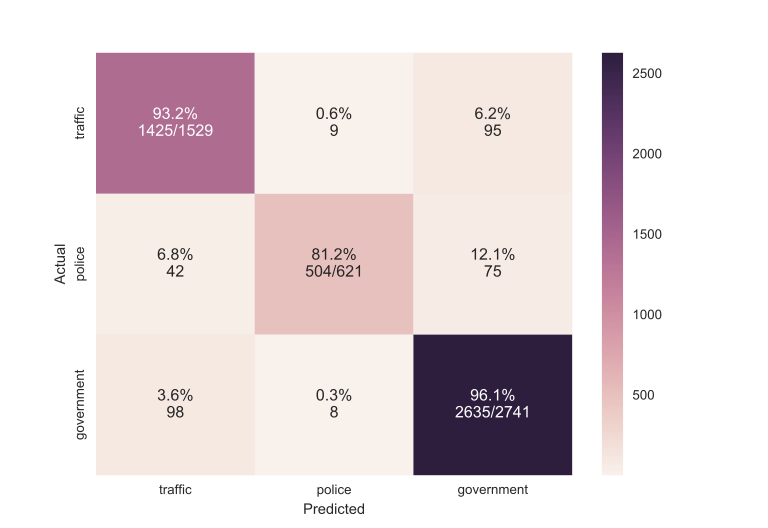

Write Python code to recreate this figure.
import numpy as np
import pandas as pd
import matplotlib.pyplot as plt
import seaborn as sns
from sklearn.metrics import confusion_matrix

def cm_analysis(y_true, y_pred, filename, labels, ymap=None, figsize=(10,10)):
    """
    Generate matrix plot of confusion matrix with pretty annotations.
    The plot image is saved to disk.
    args: 
      y_true:    true label of the data, with shape (nsamples,)
      y_pred:    prediction of the data, with shape (nsamples,)
      filename:  filename of figure file to save
      labels:    string array, name the order of class labels in the confusion matrix.
                 use `clf.classes_` if using scikit-learn models.
                 with shape (nclass,).
      ymap:      dict: any -> string, length == nclass.
                 if not None, map the labels & ys to more understandable strings.
                 Caution: original y_true, y_pred and labels must align.
      figsize:   the size of the figure plotted.
    """
    if ymap != None:
        y_pred = [ymap[yi] for yi in y_pred]
        y_true = [ymap[yi] for yi in y_true]
        labels = [ymap[yi] for yi in labels]
    cm = confusion_matrix(y_true, y_pred, labels=labels)
    cm_sum = np.sum(cm, axis=1, keepdims=True)
    cm_perc = cm / cm_sum * 100
    annot = np.empty_like(cm).astype(str)
    nrows, ncols = cm.shape
    for i in range(nrows):
        for j in range(ncols):
            c = cm[i, j]
            p = cm_perc[i, j]
            if i == j:
                s = cm_sum[i]
                annot[i, j] = '%.1f%%\n%d/%d' % (p, c, s)
            elif c == 0:
                annot[i, j] = ''
            else:
                annot[i, j] = '%.1f%%\n%d' % (p, c)
    cm = pd.DataFrame(cm, index=labels, columns=labels)
    cm.index.name = 'Actual'
    cm.columns.name = 'Predicted'
    fig, ax = plt.subplots(figsize=figsize)
    sns.heatmap(cm, annot=annot, fmt='', ax=ax)
    plt.savefig(filename)
